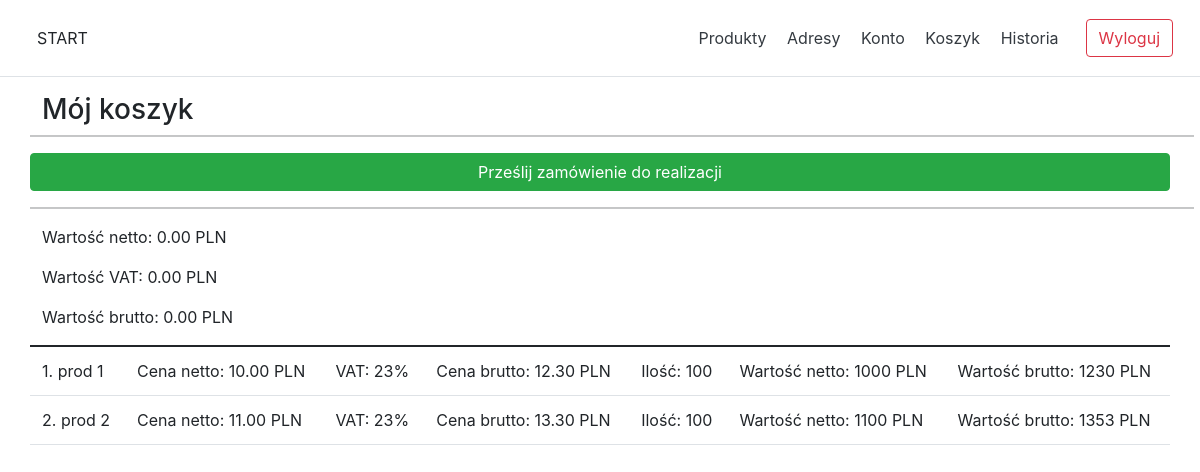
The page /pages/cart.php (signed in) on the database as committed earlier.
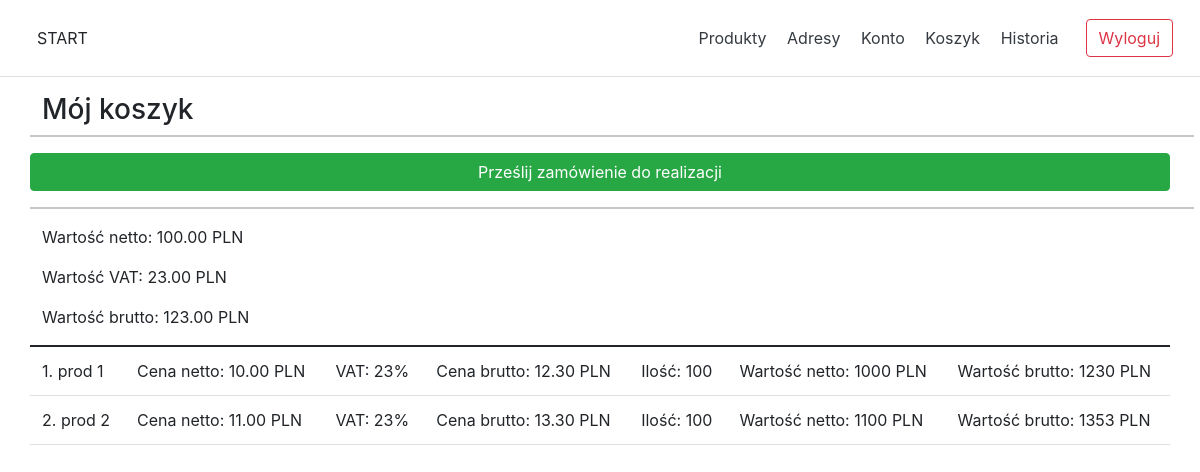
The same page on the database as committed later.
### tables this page shows
CREATE TABLE carts
(
    `id`          int(11) AUTO_INCREMENT PRIMARY KEY NOT NULL,
    `user_id`     int(11)                            NOT NULL,
    `purchased`   datetime,
    `nett_value`  decimal(10, 2)                     NOT NULL,
    `vat_value`   decimal(10, 2)                     NOT NULL,
    `gross_value` decimal(10, 2)                     NOT NULL,
    `address_id`  int(11),
    `address`     varchar(255),
    `closed`      boolean DEFAULT false              NOT NULL
);

CREATE TABLE products_in_cart
(
    `id`          int(11) AUTO_INCREMENT PRIMARY KEY NOT NULL,
    `user_id`     int(11)                            NOT NULL,
    `cart_id`     int(11)                            NOT NULL,
    `product_id`  int(11)                            NOT NULL,
    `name`        varchar(255)                       NOT NULL,
    `description` varchar(1000)                      NOT NULL,
    `nett_price`  decimal(10, 2)                     NOT NULL,
    `vat`         int(11)                            NOT NULL,
    `gross_price` decimal(10, 2)                     NOT NULL,
    `optima_code` varchar(255),
    `ean`         varchar(255),
    `quantity`    int(11)                            NOT NULL,
    `nett_value`  decimal(10, 2)                     NOT NULL,
    `vat_value`   decimal(10, 2)                     NOT NULL,
    `gross_value` decimal(10, 2)                     NOT NULL
);

### pages/cart.php (the view, shortened to what this page needs)
<!doctype html>
<html lang="pl">
<head>
    <?php include_once('../static/elements/head.inc.php'); ?>
</head>
<body>
<header>
    <?php include_once('../static/elements/header.php') ?>
</header>
<div class="container">
    <div class="row">
        <h3>Mój koszyk</h3>
        <hr>
        <table class="table table-hover">
            <tbody>
            <?php
            include_once '../classes/dbh.classes.php';
            $userId = $_SESSION['id'];
            $stmt = $connection->prepare('SELECT * FROM carts WHERE user_id = ? AND closed = false;');
            $stmt->bind_param('i', $userId);
            $stmt->execute();
            $stmt->store_result();
            if ($stmt->num_rows > 0) { ?>
                <button class="btn btn-success btn-block mb-3">Prześlij zamówienie do realizacji</button>
                <hr>
                <?php
                $stmt->bind_result($cartId, $userId, $purchased, $nettValue, $vatVaue, $grossValue, $closed);
                $stmt->fetch(); ?>
                <p>Wartość netto: <?= $nettValue ?> PLN</p>
                <p>Wartość VAT: <?= $vatVaue ?> PLN</p>
                <p>Wartość brutto: <?= $grossValue ?> PLN</p>
                <?php
                $stmt = $connection->prepare('SELECT * FROM products_in_cart WHERE cart_id = ?;');
                $stmt->bind_param('i', $cartId);
                $stmt->execute();
                $result = $stmt->get_result();
                $products = $result->fetch_all(MYSQLI_ASSOC);
                if ($products > 0) {
                    $rowNumber = 0;
                    foreach ($products as $product) {
                        $rowNumber += 1; ?>
                        <tr>
                            <td><?= $rowNumber ?>. <?= $product['name'] ?></td>
                            <td>Cena netto: <?= $product['nett_price'] ?> PLN</td>
                            <td>VAT: <?= $product['vat'] ?>%</td>
                            <td>Cena brutto: <?= $product['gross_price'] ?> PLN</td>
                            <td>Ilość: <?= $product['quantity'] ?></td>
                            <td>Wartość netto: <?= $product['nett_price'] * $product['quantity'] ?> PLN</td>
                            <td>Wartość
                                brutto: <?= $product['nett_price'] * $product['quantity'] * (1 + $product['vat'] / 100) ?>
                                PLN
                            </td>
                        </tr>
                        <?php
                    }
                }
            } else {
                echo('<div class="alert alert-danger text-center" role="alert">Nie masz produktów w koszyku</div>');
            }
            ?>
            </tbody>
        </table>
    </div>
</div>
</body>
</html>

### static/elements/head.inc.php (shortened to what this page needs)
<link href="/static/css/reset.css" rel="stylesheet"/>
<link href="https://cdn.jsdelivr.net/npm/bootstrap-icons@1.3.0/font/bootstrap-icons.css" rel="stylesheet">
<link href="https://cdn.jsdelivr.net/npm/bootstrap@5.1.3/dist/css/bootstrap.min.css" rel="stylesheet"
>
<link href="/static/css/main.css" rel="stylesheet"/>
<link href="/static/css/header.css" rel="stylesheet"/>
<link href="/static/css/footer.css" rel="stylesheet"/>

### static/elements/header.php (shortened to what this page needs)
<div class="d-flex flex-column flex-md-row align-items-center p-3 px-md-4 mb-3 bg-white border-bottom box-shadow">
    <h5 class="my-0 mr-md-auto font-weight-normal"><a class="btn" href="/">START</a></h5>
    <?php if (isset($_SESSION['id'])) {
        ?>
        <nav class="my-2 my-md-0 mr-md-3">
            <a class="p-2 text-dark" href="/pages/products.php">Produkty</a>
            <a class="p-2 text-dark" href="/pages/addresses.php">Adresy</a>
            <a class="p-2 text-dark" href="/pages/account.php">Konto</a>
            <a class="p-2 text-dark" href="/pages/cart.php">Koszyk</a>
            <a class="p-2 text-dark" href="/pages/history.php">Historia</a>
        </nav>
        <a class="btn btn-outline-danger header-btn" href="/pages/logout.php">Wyloguj</a>
        <?php
    } else {
        ?>
        <a class="btn btn-outline-success header-btn" href="/pages/login.php">Logowanie</a>
        <a class="btn btn-outline-primary header-btn" href="/pages/register.php">Rejestracja</a>
        <?php
    }
    ?>
</div>

### static/css/header.css (style rules this page uses)
html { font-size: 14px; }
@media (min-width: 768px) { html { font-size: 16px; } }
.header-btn { margin: 3px; }

### static/css/footer.css (style rules this page uses)
html { font-size: 14px; }
@media (min-width: 768px) { html { font-size: 16px; } }

Rows that differ between the two databases and show on the page:
changed carts: nett_value "0.00" → "100.00"; vat_value "0.00" → "23.00"; gross_value "0.00" → "123.00"
